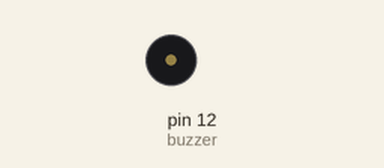
Recording of a sketch running on a simulated Arduino Uno, built with avr-gcc and run on an emulated ATmega328P. Shown: buzzer (waves = sounding).

Above: at 0.2 s.
At 21.6 s:
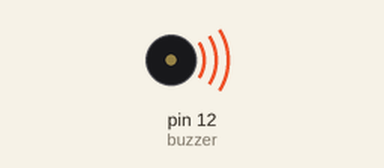
Timing chart, 0 to 37.8 s (numbered marks = the images above):
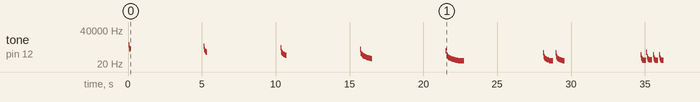

Measured:
- by itself, tone on pin 12 (buzzer): plays 1542 Hz for 0.04 s, 654 Hz for 0.04 s, 528 Hz for 0.04 s, 1077 Hz for 0.04 s, 461 Hz for 0.04 s, 355 Hz for 0.04 s … (77 notes in this stretch)

The sketch:

active.ino
```cpp
int buzzer = 12;
int buzzToneDelay = 10;
int tonePauseDelay = 5000;

void setup()
{
 pinMode(buzzer,OUTPUT);//initialize the buzzer pin as an output
}

void loop()
{
  for(unsigned int i = 0; i < 100; i++)
  {
    digitalWrite(buzzer,HIGH);
    delayMicroseconds(buzzToneDelay * i);
    digitalWrite(buzzer,LOW);
    delayMicroseconds(buzzToneDelay * i);
  }

  digitalWrite(buzzer,LOW);
  delay(tonePauseDelay);
  buzzToneDelay += buzzToneDelay;
/*
 unsigned char i;
 while(1)
 {
   //output an frequency
   for(i=0;i<80;i++)
   {

    }
    //output another frequency
     for(i=0;i<100;i++)
      {
        digitalWrite(buzzer,HIGH);
        delay(2);//wait for 2ms
        digitalWrite(buzzer,LOW);
        delay(2);//wait for 2ms
      }
  }
  */
}
```
